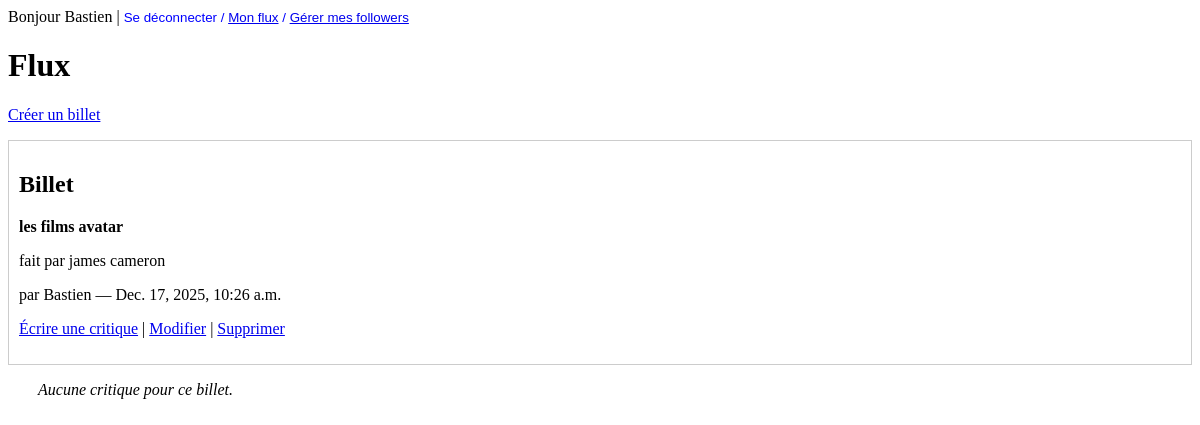
Page / (signed in) on the earlier database version.
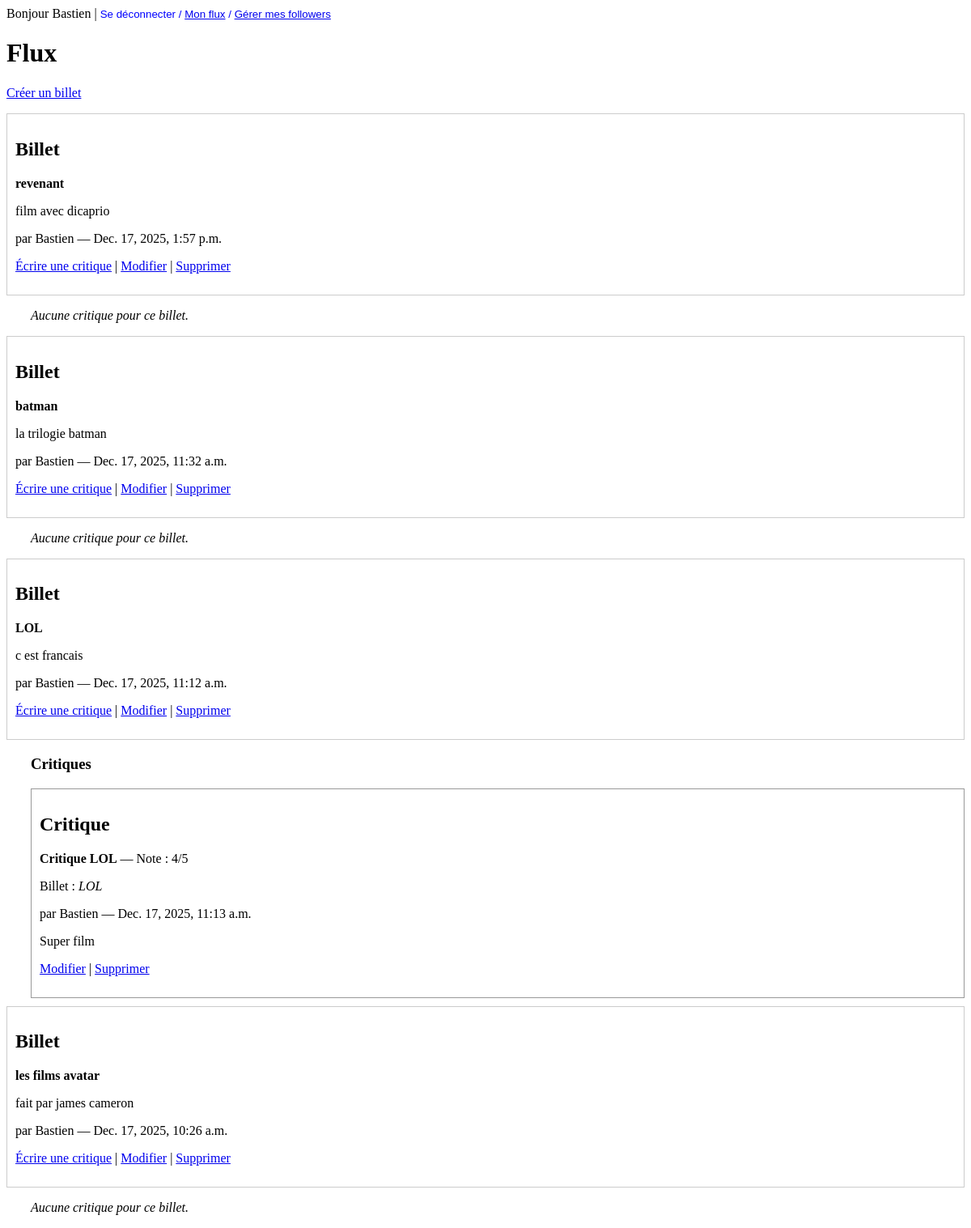
Same page on the later database version.
### reviews/models.py (models this page shows, shortened)
class Ticket(models.Model):
    title = models.CharField(max_length=128)
    description = models.TextField(blank=True)
    user = models.ForeignKey(settings.AUTH_USER_MODEL, on_delete=models.CASCADE)
    image = models.ImageField(upload_to="tickets/", null=True, blank=True)
    time_created = models.DateTimeField(auto_now_add=True)

class Review(models.Model):
    ticket = models.ForeignKey(Ticket, on_delete=models.CASCADE)
    rating = models.PositiveSmallIntegerField(
        validators=[MinValueValidator(0), MaxValueValidator(5)]
    )
    headline = models.CharField(max_length=128)
    body = models.TextField(blank=True)
    user = models.ForeignKey(settings.AUTH_USER_MODEL, on_delete=models.CASCADE)
    time_created = models.DateTimeField(auto_now_add=True)

### accounts/models.py (models this page shows)
class User(AbstractUser):
    pass

### reviews/views.py (the view)
# urls.py: path("", review_views.feed, name="home"),
@login_required
def feed(request):
    user = request.user
    followed_users_ids = UserFollows.objects.filter(user=user).values_list(
        "followed_user_id", flat=True
    )
    tickets_own = Ticket.objects.filter(user=user)
    tickets_followed = Ticket.objects.filter(user__in=followed_users_ids)
    tickets = tickets_own.union(tickets_followed)
    reviews_own = Review.objects.filter(user=user)
    reviews_followed = Review.objects.filter(user__in=followed_users_ids)
    reviews_on_my_tickets = Review.objects.filter(ticket__user=user)
    reviews = reviews_own.union(
        reviews_followed,
        reviews_on_my_tickets,
    )
    reviews_by_ticket_id = {}
    for review in reviews:
        reviews_by_ticket_id.setdefault(review.ticket_id, []).append(review)
    feed_groups = []
    for ticket in tickets:
        ticket_reviews = reviews_by_ticket_id.get(ticket.id, [])
        ticket_reviews.sort(key=lambda r: r.time_created, reverse=True)
        latest_review = ticket_reviews[0] if ticket_reviews else None
        activity_time = ticket.time_created
        if latest_review and latest_review.time_created > activity_time:
            activity_time = latest_review.time_created
        feed_groups.append(
            {
                "ticket": ticket,
                "reviews": ticket_reviews,  # toutes les reviews visibles liées à ce ticket
                "latest_review": latest_review,  # la plus récente
                "activity_time": activity_time,  # sert au tri du flux
            }
        )
    feed_groups.sort(key=lambda g: g["activity_time"], reverse=True)
    return render(
        request,
        "reviews/feed.html",
        {"feed_groups": feed_groups},
    )

### templates/reviews/feed.html (shortened to what this page needs)
{% extends "base.html" %}
{% block content %}
<h1>Flux</h1>
<p>
  <a href="{% url 'ticket_create' %}"> Créer un billet</a>
</p>
{% for group in feed_groups %}
  {% include "reviews/ticket.html" with post=group.ticket %}
  {% if group.reviews %}
    <div style="margin-left: 30px;">
      <h3>Critiques</h3>
      {% for review in group.reviews %}
        {% include "reviews/review.html" with post=review %}
      {% endfor %}
    </div>
  {% else %}
    <p style="margin-left: 30px;">
      <em>Aucune critique pour ce billet.</em>
    </p>
  {% endif %}
{% empty %}
  <p>Aucun contenu à afficher.</p>
{% endfor %}
{% endblock %}

### templates/reviews/ticket.html
<article style="border: 1px solid #ccc; padding: 10px; margin-bottom: 10px;">
  <h2>Billet</h2>
  <p><strong>{{ post.title }}</strong></p>
  <p>{{ post.description }}</p>
  <p>par {{ post.user.username }} — {{ post.time_created }}</p>
  <p>
    <a href="{% url 'review_create' post.id %}">Écrire une critique</a>
    {% if post.user == request.user %}
      | <a href="{% url 'ticket_edit' post.id %}">Modifier</a>
      | <a href="{% url 'ticket_delete' post.id %}">Supprimer</a>
    {% endif %}
  </p>
</article>

### templates/reviews/review.html
<article style="border: 1px solid #999; padding: 10px; margin-bottom: 10px;">
  <h2>Critique</h2>
  <p>
    <strong>{{ post.headline }}</strong> — Note : {{ post.rating }}/5
  </p>
  <p>
    Billet : <em>{{ post.ticket.title }}</em>
  </p>
  <p>
    par {{ post.user.username }} — {{ post.time_created }}
  </p>
  <p>{{ post.body }}</p>
  {% if post.user == request.user %}
    <p>
      <a href="{% url 'review_edit' post.id %}">Modifier</a> |
      <a href="{% url 'review_delete' post.id %}">Supprimer</a>
    </p>
  {% endif %}
</article>

Differences in the rows shown:
added Ticket: title "revenant", description "film avec dicaprio", user.username "Bastien", time_created "Dec. 17, 2025, 1:57 p.m.", shows "Modifier", shows "Aucune critique pour ce billet."
added Ticket: title "batman", description "la trilogie batman", user.username "Bastien", time_created "Dec. 17, 2025, 11:32 a.m.", shows "Modifier", shows "Aucune critique pour ce billet."
added Ticket: title "LOL", description "c est francais", user.username "Bastien", time_created "Dec. 17, 2025, 11:12 a.m.", shows "Modifier"
added Review: headline "Critique LOL", rating "4", ticket "LOL", user.username "Bastien", time_created "Dec. 17, 2025, 11:13 a.m.", body "Super film", shows "Modifier"
